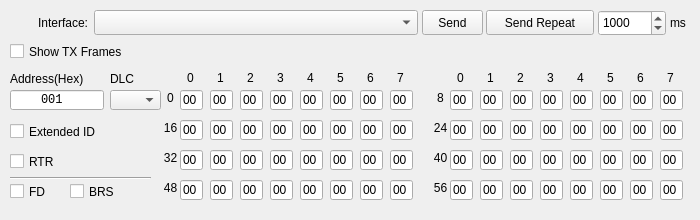
<?xml version="1.0" encoding="UTF-8"?>
<ui version="4.0">
 <class>RawTxWindow</class>
 <widget class="QWidget" name="RawTxWindow">
  <property name="geometry">
   <rect>
    <x>0</x>
    <y>0</y>
    <width>700</width>
    <height>220</height>
   </rect>
  </property>
  <property name="sizePolicy">
   <sizepolicy hsizetype="Minimum" vsizetype="Minimum">
    <horstretch>0</horstretch>
    <verstretch>0</verstretch>
   </sizepolicy>
  </property>
  <property name="minimumSize">
   <size>
    <width>700</width>
    <height>220</height>
   </size>
  </property>
  <property name="maximumSize">
   <size>
    <width>700</width>
    <height>220</height>
   </size>
  </property>
  <property name="baseSize">
   <size>
    <width>700</width>
    <height>220</height>
   </size>
  </property>
  <property name="windowTitle">
   <string>Raw Transmit</string>
  </property>
  <widget class="QPushButton" name="singleSendButton">
   <property name="geometry">
    <rect>
     <x>422</x>
     <y>10</y>
     <width>61</width>
     <height>25</height>
    </rect>
   </property>
   <property name="text">
    <string>Send</string>
   </property>
  </widget>
  <widget class="QPushButton" name="repeatSendButton">
   <property name="geometry">
    <rect>
     <x>486</x>
     <y>10</y>
     <width>108</width>
     <height>25</height>
    </rect>
   </property>
   <property name="text">
    <string>Send Repeat</string>
   </property>
   <property name="checkable">
    <bool>true</bool>
   </property>
  </widget>
  <widget class="QLabel" name="label_11">
   <property name="geometry">
    <rect>
     <x>670</x>
     <y>10</y>
     <width>31</width>
     <height>26</height>
    </rect>
   </property>
   <property name="text">
    <string>ms</string>
   </property>
  </widget>
  <widget class="QLineEdit" name="fieldAddress">
   <property name="geometry">
    <rect>
     <x>10</x>
     <y>90</y>
     <width>94</width>
     <height>20</height>
    </rect>
   </property>
   <property name="font">
    <font>
     <family>Monospace</family>
    </font>
   </property>
   <property name="layoutDirection">
    <enum>Qt::LeftToRight</enum>
   </property>
   <property name="inputMask">
    <string>HHHHHHHH</string>
   </property>
   <property name="text">
    <string notr="true">001</string>
   </property>
   <property name="frame">
    <bool>true</bool>
   </property>
   <property name="cursorPosition">
    <number>8</number>
   </property>
   <property name="alignment">
    <set>Qt::AlignRight|Qt::AlignTrailing|Qt::AlignVCenter</set>
   </property>
   <property name="placeholderText">
    <string/>
   </property>
   <property name="cursorMoveStyle">
    <enum>Qt::LogicalMoveStyle</enum>
   </property>
   <property name="clearButtonEnabled">
    <bool>false</bool>
   </property>
  </widget>
  <widget class="QLabel" name="label">
   <property name="geometry">
    <rect>
     <x>10</x>
     <y>70</y>
     <width>101</width>
     <height>17</height>
    </rect>
   </property>
   <property name="text">
    <string>Address(Hex)</string>
   </property>
  </widget>
  <widget class="QLabel" name="label_2">
   <property name="geometry">
    <rect>
     <x>110</x>
     <y>70</y>
     <width>41</width>
     <height>17</height>
    </rect>
   </property>
   <property name="text">
    <string>DLC</string>
   </property>
  </widget>
  <widget class="QSpinBox" name="spinBox_RepeatRate">
   <property name="geometry">
    <rect>
     <x>598</x>
     <y>10</y>
     <width>68</width>
     <height>26</height>
    </rect>
   </property>
   <property name="maximum">
    <number>10000</number>
   </property>
   <property name="value">
    <number>1000</number>
   </property>
  </widget>
  <widget class="QCheckBox" name="checkBox_IsRTR">
   <property name="geometry">
    <rect>
     <x>10</x>
     <y>150</y>
     <width>61</width>
     <height>23</height>
    </rect>
   </property>
   <property name="text">
    <string>RTR</string>
   </property>
  </widget>
  <widget class="QCheckBox" name="checkBox_IsExtended">
   <property name="geometry">
    <rect>
     <x>10</x>
     <y>120</y>
     <width>91</width>
     <height>23</height>
    </rect>
   </property>
   <property name="text">
    <string>Extended ID</string>
   </property>
  </widget>
  <widget class="QComboBox" name="comboBoxInterface">
   <property name="geometry">
    <rect>
     <x>94</x>
     <y>10</y>
     <width>324</width>
     <height>25</height>
    </rect>
   </property>
  </widget>
  <widget class="QLabel" name="label_12">
   <property name="geometry">
    <rect>
     <x>8</x>
     <y>10</y>
     <width>80</width>
     <height>26</height>
    </rect>
   </property>
   <property name="text">
    <string>Interface:</string>
   </property>
   <property name="alignment">
    <set>Qt::AlignRight|Qt::AlignTrailing|Qt::AlignVCenter</set>
   </property>
  </widget>
  <widget class="QCheckBox" name="checkbox_BRS">
   <property name="geometry">
    <rect>
     <x>70</x>
     <y>180</y>
     <width>51</width>
     <height>23</height>
    </rect>
   </property>
   <property name="text">
    <string>BRS</string>
   </property>
  </widget>
  <widget class="QCheckBox" name="checkbox_FD">
   <property name="geometry">
    <rect>
     <x>10</x>
     <y>180</y>
     <width>51</width>
     <height>23</height>
    </rect>
   </property>
   <property name="text">
    <string>FD</string>
   </property>
  </widget>
  <widget class="QComboBox" name="comboBoxDLC">
   <property name="geometry">
    <rect>
     <x>110</x>
     <y>90</y>
     <width>51</width>
     <height>20</height>
    </rect>
   </property>
  </widget>
  <widget class="QLineEdit" name="fieldByte7_6">
   <property name="geometry">
    <rect>
     <x>390</x>
     <y>180</y>
     <width>23</width>
     <height>20</height>
    </rect>
   </property>
   <property name="inputMask">
    <string extracomment="Hex Only">hh</string>
   </property>
   <property name="text">
    <string>00</string>
   </property>
   <property name="maxLength">
    <number>2</number>
   </property>
  </widget>
  <widget class="QLabel" name="label_col18">
   <property name="geometry">
    <rect>
     <x>390</x>
     <y>70</y>
     <width>21</width>
     <height>16</height>
    </rect>
   </property>
   <property name="text">
    <string>7</string>
   </property>
   <property name="alignment">
    <set>Qt::AlignCenter</set>
   </property>
  </widget>
  <widget class="QLineEdit" name="fieldByte4_1">
   <property name="geometry">
    <rect>
     <x>570</x>
     <y>90</y>
     <width>23</width>
     <height>20</height>
    </rect>
   </property>
   <property name="inputMask">
    <string>hh</string>
   </property>
   <property name="text">
    <string>00</string>
   </property>
   <property name="maxLength">
    <number>2</number>
   </property>
  </widget>
  <widget class="QLineEdit" name="fieldByte0_6">
   <property name="geometry">
    <rect>
     <x>180</x>
     <y>180</y>
     <width>23</width>
     <height>20</height>
    </rect>
   </property>
   <property name="inputMask">
    <string>hh</string>
   </property>
   <property name="text">
    <string>00</string>
   </property>
   <property name="maxLength">
    <number>2</number>
   </property>
  </widget>
  <widget class="QLineEdit" name="fieldByte3_6">
   <property name="geometry">
    <rect>
     <x>270</x>
     <y>180</y>
     <width>23</width>
     <height>20</height>
    </rect>
   </property>
   <property name="inputMask">
    <string>hh</string>
   </property>
   <property name="text">
    <string>00</string>
   </property>
   <property name="maxLength">
    <number>2</number>
   </property>
  </widget>
  <widget class="QLineEdit" name="fieldByte2_2">
   <property name="geometry">
    <rect>
     <x>240</x>
     <y>120</y>
     <width>23</width>
     <height>20</height>
    </rect>
   </property>
   <property name="inputMask">
    <string>hh</string>
   </property>
   <property name="text">
    <string>00</string>
   </property>
   <property name="maxLength">
    <number>2</number>
   </property>
  </widget>
  <widget class="QLineEdit" name="fieldByte1_1">
   <property name="geometry">
    <rect>
     <x>480</x>
     <y>90</y>
     <width>23</width>
     <height>20</height>
    </rect>
   </property>
   <property name="inputMask">
    <string>hh</string>
   </property>
   <property name="text">
    <string>00</string>
   </property>
   <property name="maxLength">
    <number>2</number>
   </property>
  </widget>
  <widget class="QLineEdit" name="fieldByte6_2">
   <property name="geometry">
    <rect>
     <x>360</x>
     <y>120</y>
     <width>23</width>
     <height>20</height>
    </rect>
   </property>
   <property name="inputMask">
    <string>hh</string>
   </property>
   <property name="text">
    <string>00</string>
   </property>
   <property name="maxLength">
    <number>2</number>
   </property>
  </widget>
  <widget class="QLineEdit" name="fieldByte7_1">
   <property name="geometry">
    <rect>
     <x>660</x>
     <y>90</y>
     <width>23</width>
     <height>20</height>
    </rect>
   </property>
   <property name="inputMask">
    <string extracomment="Hex Only">hh</string>
   </property>
   <property name="text">
    <string>00</string>
   </property>
   <property name="maxLength">
    <number>2</number>
   </property>
  </widget>
  <widget class="QLineEdit" name="fieldByte7_4">
   <property name="geometry">
    <rect>
     <x>390</x>
     <y>150</y>
     <width>23</width>
     <height>20</height>
    </rect>
   </property>
   <property name="inputMask">
    <string extracomment="Hex Only">hh</string>
   </property>
   <property name="text">
    <string>00</string>
   </property>
   <property name="maxLength">
    <number>2</number>
   </property>
  </widget>
  <widget class="QLabel" name="label_pay8">
   <property name="geometry">
    <rect>
     <x>430</x>
     <y>180</y>
     <width>21</width>
     <height>16</height>
    </rect>
   </property>
   <property name="text">
    <string>56</string>
   </property>
   <property name="alignment">
    <set>Qt::AlignCenter</set>
   </property>
  </widget>
  <widget class="QLineEdit" name="fieldByte3_7">
   <property name="geometry">
    <rect>
     <x>540</x>
     <y>180</y>
     <width>23</width>
     <height>20</height>
    </rect>
   </property>
   <property name="inputMask">
    <string>hh</string>
   </property>
   <property name="text">
    <string>00</string>
   </property>
   <property name="maxLength">
    <number>2</number>
   </property>
  </widget>
  <widget class="QLineEdit" name="fieldByte4_7">
   <property name="geometry">
    <rect>
     <x>570</x>
     <y>180</y>
     <width>23</width>
     <height>20</height>
    </rect>
   </property>
   <property name="inputMask">
    <string>hh</string>
   </property>
   <property name="text">
    <string>00</string>
   </property>
   <property name="maxLength">
    <number>2</number>
   </property>
  </widget>
  <widget class="QLabel" name="label_pay1">
   <property name="geometry">
    <rect>
     <x>160</x>
     <y>90</y>
     <width>21</width>
     <height>16</height>
    </rect>
   </property>
   <property name="text">
    <string>0</string>
   </property>
   <property name="alignment">
    <set>Qt::AlignCenter</set>
   </property>
  </widget>
  <widget class="QLineEdit" name="fieldByte5_7">
   <property name="geometry">
    <rect>
     <x>600</x>
     <y>180</y>
     <width>23</width>
     <height>20</height>
    </rect>
   </property>
   <property name="inputMask">
    <string>hh</string>
   </property>
   <property name="text">
    <string>00</string>
   </property>
   <property name="maxLength">
    <number>2</number>
   </property>
  </widget>
  <widget class="QLineEdit" name="fieldByte3_1">
   <property name="geometry">
    <rect>
     <x>540</x>
     <y>90</y>
     <width>23</width>
     <height>20</height>
    </rect>
   </property>
   <property name="inputMask">
    <string>hh</string>
   </property>
   <property name="text">
    <string>00</string>
   </property>
   <property name="maxLength">
    <number>2</number>
   </property>
  </widget>
  <widget class="QLineEdit" name="fieldByte7_0">
   <property name="geometry">
    <rect>
     <x>390</x>
     <y>90</y>
     <width>23</width>
     <height>20</height>
    </rect>
   </property>
   <property name="inputMask">
    <string extracomment="Hex Only">hh</string>
   </property>
   <property name="text">
    <string>00</string>
   </property>
   <property name="maxLength">
    <number>2</number>
   </property>
  </widget>
  <widget class="QLineEdit" name="fieldByte5_6">
   <property name="geometry">
    <rect>
     <x>330</x>
     <y>180</y>
     <width>23</width>
     <height>20</height>
    </rect>
   </property>
   <property name="inputMask">
    <string>hh</string>
   </property>
   <property name="text">
    <string>00</string>
   </property>
   <property name="maxLength">
    <number>2</number>
   </property>
  </widget>
  <widget class="QLineEdit" name="fieldByte1_7">
   <property name="geometry">
    <rect>
     <x>480</x>
     <y>180</y>
     <width>23</width>
     <height>20</height>
    </rect>
   </property>
   <property name="inputMask">
    <string>hh</string>
   </property>
   <property name="text">
    <string>00</string>
   </property>
   <property name="maxLength">
    <number>2</number>
   </property>
  </widget>
  <widget class="QLineEdit" name="fieldByte7_3">
   <property name="geometry">
    <rect>
     <x>660</x>
     <y>120</y>
     <width>23</width>
     <height>20</height>
    </rect>
   </property>
   <property name="inputMask">
    <string extracomment="Hex Only">hh</string>
   </property>
   <property name="text">
    <string>00</string>
   </property>
   <property name="maxLength">
    <number>2</number>
   </property>
  </widget>
  <widget class="QLabel" name="label_col13">
   <property name="geometry">
    <rect>
     <x>240</x>
     <y>70</y>
     <width>21</width>
     <height>16</height>
    </rect>
   </property>
   <property name="text">
    <string>2</string>
   </property>
   <property name="alignment">
    <set>Qt::AlignCenter</set>
   </property>
  </widget>
  <widget class="QLineEdit" name="fieldByte5_3">
   <property name="geometry">
    <rect>
     <x>600</x>
     <y>120</y>
     <width>23</width>
     <height>20</height>
    </rect>
   </property>
   <property name="inputMask">
    <string>hh</string>
   </property>
   <property name="text">
    <string>00</string>
   </property>
   <property name="maxLength">
    <number>2</number>
   </property>
  </widget>
  <widget class="QLineEdit" name="fieldByte3_4">
   <property name="geometry">
    <rect>
     <x>270</x>
     <y>150</y>
     <width>23</width>
     <height>20</height>
    </rect>
   </property>
   <property name="inputMask">
    <string>hh</string>
   </property>
   <property name="text">
    <string>00</string>
   </property>
   <property name="maxLength">
    <number>2</number>
   </property>
  </widget>
  <widget class="QLineEdit" name="fieldByte0_2">
   <property name="geometry">
    <rect>
     <x>180</x>
     <y>120</y>
     <width>23</width>
     <height>20</height>
    </rect>
   </property>
   <property name="inputMask">
    <string>hh</string>
   </property>
   <property name="text">
    <string>00</string>
   </property>
   <property name="maxLength">
    <number>2</number>
   </property>
  </widget>
  <widget class="QLineEdit" name="fieldByte0_5">
   <property name="geometry">
    <rect>
     <x>450</x>
     <y>150</y>
     <width>23</width>
     <height>20</height>
    </rect>
   </property>
   <property name="inputMask">
    <string>hh</string>
   </property>
   <property name="text">
    <string>00</string>
   </property>
   <property name="maxLength">
    <number>2</number>
   </property>
  </widget>
  <widget class="QLineEdit" name="fieldByte6_6">
   <property name="geometry">
    <rect>
     <x>360</x>
     <y>180</y>
     <width>23</width>
     <height>20</height>
    </rect>
   </property>
   <property name="inputMask">
    <string>hh</string>
   </property>
   <property name="text">
    <string>00</string>
   </property>
   <property name="maxLength">
    <number>2</number>
   </property>
  </widget>
  <widget class="QLabel" name="label_pay2">
   <property name="geometry">
    <rect>
     <x>430</x>
     <y>90</y>
     <width>21</width>
     <height>16</height>
    </rect>
   </property>
   <property name="text">
    <string>8</string>
   </property>
   <property name="alignment">
    <set>Qt::AlignCenter</set>
   </property>
  </widget>
  <widget class="QLabel" name="label_col17">
   <property name="geometry">
    <rect>
     <x>360</x>
     <y>70</y>
     <width>21</width>
     <height>16</height>
    </rect>
   </property>
   <property name="text">
    <string>6</string>
   </property>
   <property name="alignment">
    <set>Qt::AlignCenter</set>
   </property>
  </widget>
  <widget class="QLineEdit" name="fieldByte2_3">
   <property name="geometry">
    <rect>
     <x>510</x>
     <y>120</y>
     <width>23</width>
     <height>20</height>
    </rect>
   </property>
   <property name="inputMask">
    <string>hh</string>
   </property>
   <property name="text">
    <string>00</string>
   </property>
   <property name="maxLength">
    <number>2</number>
   </property>
  </widget>
  <widget class="QLabel" name="label_col15">
   <property name="geometry">
    <rect>
     <x>300</x>
     <y>70</y>
     <width>21</width>
     <height>16</height>
    </rect>
   </property>
   <property name="text">
    <string>4</string>
   </property>
   <property name="alignment">
    <set>Qt::AlignCenter</set>
   </property>
  </widget>
  <widget class="QLineEdit" name="fieldByte0_4">
   <property name="geometry">
    <rect>
     <x>180</x>
     <y>150</y>
     <width>23</width>
     <height>20</height>
    </rect>
   </property>
   <property name="inputMask">
    <string>hh</string>
   </property>
   <property name="text">
    <string>00</string>
   </property>
   <property name="maxLength">
    <number>2</number>
   </property>
  </widget>
  <widget class="QLineEdit" name="fieldByte0_3">
   <property name="geometry">
    <rect>
     <x>450</x>
     <y>120</y>
     <width>23</width>
     <height>20</height>
    </rect>
   </property>
   <property name="inputMask">
    <string>hh</string>
   </property>
   <property name="text">
    <string>00</string>
   </property>
   <property name="maxLength">
    <number>2</number>
   </property>
  </widget>
  <widget class="QLabel" name="label_pay3">
   <property name="geometry">
    <rect>
     <x>160</x>
     <y>120</y>
     <width>21</width>
     <height>16</height>
    </rect>
   </property>
   <property name="text">
    <string>16</string>
   </property>
   <property name="alignment">
    <set>Qt::AlignCenter</set>
   </property>
  </widget>
  <widget class="QLineEdit" name="fieldByte0_1">
   <property name="geometry">
    <rect>
     <x>450</x>
     <y>90</y>
     <width>23</width>
     <height>20</height>
    </rect>
   </property>
   <property name="inputMask">
    <string>hh</string>
   </property>
   <property name="text">
    <string>00</string>
   </property>
   <property name="maxLength">
    <number>2</number>
   </property>
  </widget>
  <widget class="QLineEdit" name="fieldByte5_0">
   <property name="geometry">
    <rect>
     <x>330</x>
     <y>90</y>
     <width>23</width>
     <height>20</height>
    </rect>
   </property>
   <property name="inputMask">
    <string>hh</string>
   </property>
   <property name="text">
    <string>00</string>
   </property>
   <property name="maxLength">
    <number>2</number>
   </property>
  </widget>
  <widget class="QLineEdit" name="fieldByte2_1">
   <property name="geometry">
    <rect>
     <x>510</x>
     <y>90</y>
     <width>23</width>
     <height>20</height>
    </rect>
   </property>
   <property name="inputMask">
    <string>hh</string>
   </property>
   <property name="text">
    <string>00</string>
   </property>
   <property name="maxLength">
    <number>2</number>
   </property>
  </widget>
  <widget class="QLineEdit" name="fieldByte1_3">
   <property name="geometry">
    <rect>
     <x>480</x>
     <y>120</y>
     <width>23</width>
     <height>20</height>
    </rect>
   </property>
   <property name="inputMask">
    <string>hh</string>
   </property>
   <property name="text">
    <string>00</string>
   </property>
   <property name="maxLength">
    <number>2</number>
   </property>
  </widget>
  <widget class="QLabel" name="label_col11">
   <property name="geometry">
    <rect>
     <x>180</x>
     <y>70</y>
     <width>21</width>
     <height>16</height>
    </rect>
   </property>
   <property name="text">
    <string>0</string>
   </property>
   <property name="alignment">
    <set>Qt::AlignCenter</set>
   </property>
  </widget>
  <widget class="QLineEdit" name="fieldByte1_2">
   <property name="geometry">
    <rect>
     <x>210</x>
     <y>120</y>
     <width>23</width>
     <height>20</height>
    </rect>
   </property>
   <property name="inputMask">
    <string>hh</string>
   </property>
   <property name="text">
    <string>00</string>
   </property>
   <property name="maxLength">
    <number>2</number>
   </property>
  </widget>
  <widget class="QLineEdit" name="fieldByte4_6">
   <property name="geometry">
    <rect>
     <x>300</x>
     <y>180</y>
     <width>23</width>
     <height>20</height>
    </rect>
   </property>
   <property name="inputMask">
    <string>hh</string>
   </property>
   <property name="text">
    <string>00</string>
   </property>
   <property name="maxLength">
    <number>2</number>
   </property>
  </widget>
  <widget class="QLabel" name="label_pay5">
   <property name="geometry">
    <rect>
     <x>160</x>
     <y>150</y>
     <width>21</width>
     <height>16</height>
    </rect>
   </property>
   <property name="text">
    <string>32</string>
   </property>
   <property name="alignment">
    <set>Qt::AlignCenter</set>
   </property>
  </widget>
  <widget class="QLineEdit" name="fieldByte3_5">
   <property name="geometry">
    <rect>
     <x>540</x>
     <y>150</y>
     <width>23</width>
     <height>20</height>
    </rect>
   </property>
   <property name="inputMask">
    <string>hh</string>
   </property>
   <property name="text">
    <string>00</string>
   </property>
   <property name="maxLength">
    <number>2</number>
   </property>
  </widget>
  <widget class="QLineEdit" name="fieldByte1_5">
   <property name="geometry">
    <rect>
     <x>480</x>
     <y>150</y>
     <width>23</width>
     <height>20</height>
    </rect>
   </property>
   <property name="inputMask">
    <string>hh</string>
   </property>
   <property name="text">
    <string>00</string>
   </property>
   <property name="maxLength">
    <number>2</number>
   </property>
  </widget>
  <widget class="QLineEdit" name="fieldByte2_5">
   <property name="geometry">
    <rect>
     <x>510</x>
     <y>150</y>
     <width>23</width>
     <height>20</height>
    </rect>
   </property>
   <property name="inputMask">
    <string>hh</string>
   </property>
   <property name="text">
    <string>00</string>
   </property>
   <property name="maxLength">
    <number>2</number>
   </property>
  </widget>
  <widget class="QLineEdit" name="fieldByte4_5">
   <property name="geometry">
    <rect>
     <x>570</x>
     <y>150</y>
     <width>23</width>
     <height>20</height>
    </rect>
   </property>
   <property name="inputMask">
    <string>hh</string>
   </property>
   <property name="text">
    <string>00</string>
   </property>
   <property name="maxLength">
    <number>2</number>
   </property>
  </widget>
  <widget class="QLabel" name="label_pay4">
   <property name="geometry">
    <rect>
     <x>430</x>
     <y>120</y>
     <width>21</width>
     <height>16</height>
    </rect>
   </property>
   <property name="text">
    <string>24</string>
   </property>
   <property name="alignment">
    <set>Qt::AlignCenter</set>
   </property>
  </widget>
  <widget class="QLineEdit" name="fieldByte2_4">
   <property name="geometry">
    <rect>
     <x>240</x>
     <y>150</y>
     <width>23</width>
     <height>20</height>
    </rect>
   </property>
   <property name="inputMask">
    <string>hh</string>
   </property>
   <property name="text">
    <string>00</string>
   </property>
   <property name="maxLength">
    <number>2</number>
   </property>
  </widget>
  <widget class="QLineEdit" name="fieldByte7_2">
   <property name="geometry">
    <rect>
     <x>390</x>
     <y>120</y>
     <width>23</width>
     <height>20</height>
    </rect>
   </property>
   <property name="inputMask">
    <string extracomment="Hex Only">hh</string>
   </property>
   <property name="text">
    <string>00</string>
   </property>
   <property name="maxLength">
    <number>2</number>
   </property>
  </widget>
  <widget class="QLabel" name="label_col14">
   <property name="geometry">
    <rect>
     <x>270</x>
     <y>70</y>
     <width>21</width>
     <height>16</height>
    </rect>
   </property>
   <property name="text">
    <string>3</string>
   </property>
   <property name="alignment">
    <set>Qt::AlignCenter</set>
   </property>
  </widget>
  <widget class="QLineEdit" name="fieldByte5_4">
   <property name="geometry">
    <rect>
     <x>330</x>
     <y>150</y>
     <width>23</width>
     <height>20</height>
    </rect>
   </property>
   <property name="inputMask">
    <string>hh</string>
   </property>
   <property name="text">
    <string>00</string>
   </property>
   <property name="maxLength">
    <number>2</number>
   </property>
  </widget>
  <widget class="QLineEdit" name="fieldByte5_5">
   <property name="geometry">
    <rect>
     <x>600</x>
     <y>150</y>
     <width>23</width>
     <height>20</height>
    </rect>
   </property>
   <property name="inputMask">
    <string>hh</string>
   </property>
   <property name="text">
    <string>00</string>
   </property>
   <property name="maxLength">
    <number>2</number>
   </property>
  </widget>
  <widget class="QLineEdit" name="fieldByte2_0">
   <property name="geometry">
    <rect>
     <x>240</x>
     <y>90</y>
     <width>23</width>
     <height>20</height>
    </rect>
   </property>
   <property name="inputMask">
    <string>hh</string>
   </property>
   <property name="text">
    <string>00</string>
   </property>
   <property name="maxLength">
    <number>2</number>
   </property>
  </widget>
  <widget class="QLineEdit" name="fieldByte7_5">
   <property name="geometry">
    <rect>
     <x>660</x>
     <y>150</y>
     <width>23</width>
     <height>20</height>
    </rect>
   </property>
   <property name="inputMask">
    <string extracomment="Hex Only">hh</string>
   </property>
   <property name="text">
    <string>00</string>
   </property>
   <property name="maxLength">
    <number>2</number>
   </property>
  </widget>
  <widget class="QLineEdit" name="fieldByte1_4">
   <property name="geometry">
    <rect>
     <x>210</x>
     <y>150</y>
     <width>23</width>
     <height>20</height>
    </rect>
   </property>
   <property name="inputMask">
    <string>hh</string>
   </property>
   <property name="text">
    <string>00</string>
   </property>
   <property name="maxLength">
    <number>2</number>
   </property>
  </widget>
  <widget class="QLineEdit" name="fieldByte5_2">
   <property name="geometry">
    <rect>
     <x>330</x>
     <y>120</y>
     <width>23</width>
     <height>20</height>
    </rect>
   </property>
   <property name="inputMask">
    <string>hh</string>
   </property>
   <property name="text">
    <string>00</string>
   </property>
   <property name="maxLength">
    <number>2</number>
   </property>
  </widget>
  <widget class="QLineEdit" name="fieldByte6_5">
   <property name="geometry">
    <rect>
     <x>630</x>
     <y>150</y>
     <width>23</width>
     <height>20</height>
    </rect>
   </property>
   <property name="inputMask">
    <string>hh</string>
   </property>
   <property name="text">
    <string>00</string>
   </property>
   <property name="maxLength">
    <number>2</number>
   </property>
  </widget>
  <widget class="QLineEdit" name="fieldByte6_1">
   <property name="geometry">
    <rect>
     <x>630</x>
     <y>90</y>
     <width>23</width>
     <height>20</height>
    </rect>
   </property>
   <property name="inputMask">
    <string>hh</string>
   </property>
   <property name="text">
    <string>00</string>
   </property>
   <property name="maxLength">
    <number>2</number>
   </property>
  </widget>
  <widget class="QLineEdit" name="fieldByte4_2">
   <property name="geometry">
    <rect>
     <x>300</x>
     <y>120</y>
     <width>23</width>
     <height>20</height>
    </rect>
   </property>
   <property name="inputMask">
    <string>hh</string>
   </property>
   <property name="text">
    <string>00</string>
   </property>
   <property name="maxLength">
    <number>2</number>
   </property>
  </widget>
  <widget class="QLineEdit" name="fieldByte2_6">
   <property name="geometry">
    <rect>
     <x>240</x>
     <y>180</y>
     <width>23</width>
     <height>20</height>
    </rect>
   </property>
   <property name="inputMask">
    <string>hh</string>
   </property>
   <property name="text">
    <string>00</string>
   </property>
   <property name="maxLength">
    <number>2</number>
   </property>
  </widget>
  <widget class="QLineEdit" name="fieldByte6_3">
   <property name="geometry">
    <rect>
     <x>630</x>
     <y>120</y>
     <width>23</width>
     <height>20</height>
    </rect>
   </property>
   <property name="inputMask">
    <string>hh</string>
   </property>
   <property name="text">
    <string>00</string>
   </property>
   <property name="maxLength">
    <number>2</number>
   </property>
  </widget>
  <widget class="QLineEdit" name="fieldByte1_0">
   <property name="geometry">
    <rect>
     <x>210</x>
     <y>90</y>
     <width>23</width>
     <height>20</height>
    </rect>
   </property>
   <property name="inputMask">
    <string>hh</string>
   </property>
   <property name="text">
    <string>00</string>
   </property>
   <property name="maxLength">
    <number>2</number>
   </property>
  </widget>
  <widget class="QLineEdit" name="fieldByte1_6">
   <property name="geometry">
    <rect>
     <x>210</x>
     <y>180</y>
     <width>23</width>
     <height>20</height>
    </rect>
   </property>
   <property name="inputMask">
    <string>hh</string>
   </property>
   <property name="text">
    <string>00</string>
   </property>
   <property name="maxLength">
    <number>2</number>
   </property>
  </widget>
  <widget class="QLineEdit" name="fieldByte7_7">
   <property name="geometry">
    <rect>
     <x>660</x>
     <y>180</y>
     <width>23</width>
     <height>20</height>
    </rect>
   </property>
   <property name="inputMask">
    <string extracomment="Hex Only">hh</string>
   </property>
   <property name="text">
    <string>00</string>
   </property>
   <property name="maxLength">
    <number>2</number>
   </property>
  </widget>
  <widget class="QLineEdit" name="fieldByte0_7">
   <property name="geometry">
    <rect>
     <x>450</x>
     <y>180</y>
     <width>23</width>
     <height>20</height>
    </rect>
   </property>
   <property name="inputMask">
    <string>hh</string>
   </property>
   <property name="text">
    <string>00</string>
   </property>
   <property name="maxLength">
    <number>2</number>
   </property>
  </widget>
  <widget class="QLineEdit" name="fieldByte3_2">
   <property name="geometry">
    <rect>
     <x>270</x>
     <y>120</y>
     <width>23</width>
     <height>20</height>
    </rect>
   </property>
   <property name="inputMask">
    <string>hh</string>
   </property>
   <property name="text">
    <string>00</string>
   </property>
   <property name="maxLength">
    <number>2</number>
   </property>
  </widget>
  <widget class="QLineEdit" name="fieldByte6_7">
   <property name="geometry">
    <rect>
     <x>630</x>
     <y>180</y>
     <width>23</width>
     <height>20</height>
    </rect>
   </property>
   <property name="inputMask">
    <string>hh</string>
   </property>
   <property name="text">
    <string>00</string>
   </property>
   <property name="maxLength">
    <number>2</number>
   </property>
  </widget>
  <widget class="QLineEdit" name="fieldByte4_0">
   <property name="geometry">
    <rect>
     <x>300</x>
     <y>90</y>
     <width>23</width>
     <height>20</height>
    </rect>
   </property>
   <property name="inputMask">
    <string>hh</string>
   </property>
   <property name="text">
    <string>00</string>
   </property>
   <property name="maxLength">
    <number>2</number>
   </property>
  </widget>
  <widget class="QLineEdit" name="fieldByte0_0">
   <property name="geometry">
    <rect>
     <x>180</x>
     <y>90</y>
     <width>23</width>
     <height>20</height>
    </rect>
   </property>
   <property name="inputMask">
    <string>hh</string>
   </property>
   <property name="text">
    <string>00</string>
   </property>
   <property name="maxLength">
    <number>2</number>
   </property>
  </widget>
  <widget class="QLineEdit" name="fieldByte6_4">
   <property name="geometry">
    <rect>
     <x>360</x>
     <y>150</y>
     <width>23</width>
     <height>20</height>
    </rect>
   </property>
   <property name="inputMask">
    <string>hh</string>
   </property>
   <property name="text">
    <string>00</string>
   </property>
   <property name="maxLength">
    <number>2</number>
   </property>
  </widget>
  <widget class="QLineEdit" name="fieldByte5_1">
   <property name="geometry">
    <rect>
     <x>600</x>
     <y>90</y>
     <width>23</width>
     <height>20</height>
    </rect>
   </property>
   <property name="inputMask">
    <string>hh</string>
   </property>
   <property name="text">
    <string>00</string>
   </property>
   <property name="maxLength">
    <number>2</number>
   </property>
  </widget>
  <widget class="QLabel" name="label_pay6">
   <property name="geometry">
    <rect>
     <x>430</x>
     <y>150</y>
     <width>21</width>
     <height>16</height>
    </rect>
   </property>
   <property name="text">
    <string>40</string>
   </property>
   <property name="alignment">
    <set>Qt::AlignCenter</set>
   </property>
  </widget>
  <widget class="QLabel" name="label_col12">
   <property name="geometry">
    <rect>
     <x>210</x>
     <y>70</y>
     <width>21</width>
     <height>16</height>
    </rect>
   </property>
   <property name="text">
    <string>1</string>
   </property>
   <property name="alignment">
    <set>Qt::AlignCenter</set>
   </property>
  </widget>
  <widget class="QLabel" name="label_col16">
   <property name="geometry">
    <rect>
     <x>330</x>
     <y>70</y>
     <width>21</width>
     <height>16</height>
    </rect>
   </property>
   <property name="text">
    <string>5</string>
   </property>
   <property name="alignment">
    <set>Qt::AlignCenter</set>
   </property>
  </widget>
  <widget class="QLineEdit" name="fieldByte3_0">
   <property name="geometry">
    <rect>
     <x>270</x>
     <y>90</y>
     <width>23</width>
     <height>20</height>
    </rect>
   </property>
   <property name="inputMask">
    <string>hh</string>
   </property>
   <property name="text">
    <string>00</string>
   </property>
   <property name="maxLength">
    <number>2</number>
   </property>
  </widget>
  <widget class="QLineEdit" name="fieldByte6_0">
   <property name="geometry">
    <rect>
     <x>360</x>
     <y>90</y>
     <width>23</width>
     <height>20</height>
    </rect>
   </property>
   <property name="inputMask">
    <string>hh</string>
   </property>
   <property name="text">
    <string>00</string>
   </property>
   <property name="maxLength">
    <number>2</number>
   </property>
  </widget>
  <widget class="QLineEdit" name="fieldByte4_3">
   <property name="geometry">
    <rect>
     <x>570</x>
     <y>120</y>
     <width>23</width>
     <height>20</height>
    </rect>
   </property>
   <property name="inputMask">
    <string>hh</string>
   </property>
   <property name="text">
    <string>00</string>
   </property>
   <property name="maxLength">
    <number>2</number>
   </property>
  </widget>
  <widget class="QLineEdit" name="fieldByte3_3">
   <property name="geometry">
    <rect>
     <x>540</x>
     <y>120</y>
     <width>23</width>
     <height>20</height>
    </rect>
   </property>
   <property name="inputMask">
    <string>hh</string>
   </property>
   <property name="text">
    <string>00</string>
   </property>
   <property name="maxLength">
    <number>2</number>
   </property>
  </widget>
  <widget class="QLineEdit" name="fieldByte4_4">
   <property name="geometry">
    <rect>
     <x>300</x>
     <y>150</y>
     <width>23</width>
     <height>20</height>
    </rect>
   </property>
   <property name="inputMask">
    <string>hh</string>
   </property>
   <property name="text">
    <string>00</string>
   </property>
   <property name="maxLength">
    <number>2</number>
   </property>
  </widget>
  <widget class="QLineEdit" name="fieldByte2_7">
   <property name="geometry">
    <rect>
     <x>510</x>
     <y>180</y>
     <width>23</width>
     <height>20</height>
    </rect>
   </property>
   <property name="inputMask">
    <string>hh</string>
   </property>
   <property name="text">
    <string>00</string>
   </property>
   <property name="maxLength">
    <number>2</number>
   </property>
  </widget>
  <widget class="QLabel" name="label_pay7">
   <property name="geometry">
    <rect>
     <x>160</x>
     <y>180</y>
     <width>21</width>
     <height>16</height>
    </rect>
   </property>
   <property name="text">
    <string>48</string>
   </property>
   <property name="alignment">
    <set>Qt::AlignCenter</set>
   </property>
  </widget>
  <widget class="QLabel" name="label_col28">
   <property name="geometry">
    <rect>
     <x>660</x>
     <y>70</y>
     <width>21</width>
     <height>16</height>
    </rect>
   </property>
   <property name="text">
    <string>7</string>
   </property>
   <property name="alignment">
    <set>Qt::AlignCenter</set>
   </property>
  </widget>
  <widget class="QLabel" name="label_col24">
   <property name="geometry">
    <rect>
     <x>540</x>
     <y>70</y>
     <width>21</width>
     <height>16</height>
    </rect>
   </property>
   <property name="text">
    <string>3</string>
   </property>
   <property name="alignment">
    <set>Qt::AlignCenter</set>
   </property>
  </widget>
  <widget class="QLabel" name="label_col23">
   <property name="geometry">
    <rect>
     <x>510</x>
     <y>70</y>
     <width>21</width>
     <height>16</height>
    </rect>
   </property>
   <property name="text">
    <string>2</string>
   </property>
   <property name="alignment">
    <set>Qt::AlignCenter</set>
   </property>
  </widget>
  <widget class="QLabel" name="label_col27">
   <property name="geometry">
    <rect>
     <x>630</x>
     <y>70</y>
     <width>21</width>
     <height>16</height>
    </rect>
   </property>
   <property name="text">
    <string>6</string>
   </property>
   <property name="alignment">
    <set>Qt::AlignCenter</set>
   </property>
  </widget>
  <widget class="QLabel" name="label_col25">
   <property name="geometry">
    <rect>
     <x>570</x>
     <y>70</y>
     <width>21</width>
     <height>16</height>
    </rect>
   </property>
   <property name="text">
    <string>4</string>
   </property>
   <property name="alignment">
    <set>Qt::AlignCenter</set>
   </property>
  </widget>
  <widget class="QLabel" name="label_col22">
   <property name="geometry">
    <rect>
     <x>480</x>
     <y>70</y>
     <width>21</width>
     <height>16</height>
    </rect>
   </property>
   <property name="text">
    <string>1</string>
   </property>
   <property name="alignment">
    <set>Qt::AlignCenter</set>
   </property>
  </widget>
  <widget class="QLabel" name="label_col26">
   <property name="geometry">
    <rect>
     <x>600</x>
     <y>70</y>
     <width>21</width>
     <height>16</height>
    </rect>
   </property>
   <property name="text">
    <string>5</string>
   </property>
   <property name="alignment">
    <set>Qt::AlignCenter</set>
   </property>
  </widget>
  <widget class="QLabel" name="label_col21">
   <property name="geometry">
    <rect>
     <x>450</x>
     <y>70</y>
     <width>21</width>
     <height>16</height>
    </rect>
   </property>
   <property name="text">
    <string>0</string>
   </property>
   <property name="alignment">
    <set>Qt::AlignCenter</set>
   </property>
  </widget>
  <widget class="QLabel" name="label_3">
   <property name="geometry">
    <rect>
     <x>430</x>
     <y>40</y>
     <width>231</width>
     <height>20</height>
    </rect>
   </property>
   <property name="text">
    <string/>
   </property>
  </widget>
  <widget class="QCheckBox" name="checkBox_Display_TX">
   <property name="geometry">
    <rect>
     <x>10</x>
     <y>40</y>
     <width>141</width>
     <height>23</height>
    </rect>
   </property>
   <property name="text">
    <string>Show TX Frames</string>
   </property>
  </widget>
  <widget class="Line" name="line">
   <property name="geometry">
    <rect>
     <x>10</x>
     <y>170</y>
     <width>141</width>
     <height>16</height>
    </rect>
   </property>
   <property name="orientation">
    <enum>Qt::Horizontal</enum>
   </property>
  </widget>
 </widget>
 <tabstops>
  <tabstop>comboBoxInterface</tabstop>
  <tabstop>singleSendButton</tabstop>
  <tabstop>repeatSendButton</tabstop>
  <tabstop>spinBox_RepeatRate</tabstop>
  <tabstop>fieldAddress</tabstop>
  <tabstop>comboBoxDLC</tabstop>
  <tabstop>checkBox_IsExtended</tabstop>
  <tabstop>checkBox_IsRTR</tabstop>
  <tabstop>checkbox_FD</tabstop>
  <tabstop>checkbox_BRS</tabstop>
  <tabstop>fieldByte0_0</tabstop>
  <tabstop>fieldByte1_0</tabstop>
  <tabstop>fieldByte2_0</tabstop>
  <tabstop>fieldByte3_0</tabstop>
  <tabstop>fieldByte4_0</tabstop>
  <tabstop>fieldByte5_0</tabstop>
  <tabstop>fieldByte6_0</tabstop>
  <tabstop>fieldByte7_0</tabstop>
  <tabstop>fieldByte0_1</tabstop>
  <tabstop>fieldByte1_1</tabstop>
  <tabstop>fieldByte2_1</tabstop>
  <tabstop>fieldByte3_1</tabstop>
  <tabstop>fieldByte4_1</tabstop>
  <tabstop>fieldByte5_1</tabstop>
  <tabstop>fieldByte6_1</tabstop>
  <tabstop>fieldByte7_1</tabstop>
  <tabstop>fieldByte0_2</tabstop>
  <tabstop>fieldByte1_2</tabstop>
  <tabstop>fieldByte2_2</tabstop>
  <tabstop>fieldByte3_2</tabstop>
  <tabstop>fieldByte4_2</tabstop>
  <tabstop>fieldByte5_2</tabstop>
  <tabstop>fieldByte6_2</tabstop>
  <tabstop>fieldByte7_2</tabstop>
  <tabstop>fieldByte0_3</tabstop>
  <tabstop>fieldByte1_3</tabstop>
  <tabstop>fieldByte2_3</tabstop>
  <tabstop>fieldByte3_3</tabstop>
  <tabstop>fieldByte4_3</tabstop>
  <tabstop>fieldByte5_3</tabstop>
  <tabstop>fieldByte6_3</tabstop>
  <tabstop>fieldByte7_3</tabstop>
  <tabstop>fieldByte0_4</tabstop>
  <tabstop>fieldByte1_4</tabstop>
  <tabstop>fieldByte2_4</tabstop>
  <tabstop>fieldByte3_4</tabstop>
  <tabstop>fieldByte4_4</tabstop>
  <tabstop>fieldByte5_4</tabstop>
  <tabstop>fieldByte6_4</tabstop>
  <tabstop>fieldByte7_4</tabstop>
  <tabstop>fieldByte0_5</tabstop>
  <tabstop>fieldByte1_5</tabstop>
  <tabstop>fieldByte2_5</tabstop>
  <tabstop>fieldByte3_5</tabstop>
  <tabstop>fieldByte4_5</tabstop>
  <tabstop>fieldByte5_5</tabstop>
  <tabstop>fieldByte6_5</tabstop>
  <tabstop>fieldByte7_5</tabstop>
  <tabstop>fieldByte0_6</tabstop>
  <tabstop>fieldByte1_6</tabstop>
  <tabstop>fieldByte2_6</tabstop>
  <tabstop>fieldByte3_6</tabstop>
  <tabstop>fieldByte4_6</tabstop>
  <tabstop>fieldByte5_6</tabstop>
  <tabstop>fieldByte6_6</tabstop>
  <tabstop>fieldByte7_6</tabstop>
  <tabstop>fieldByte0_7</tabstop>
  <tabstop>fieldByte1_7</tabstop>
  <tabstop>fieldByte2_7</tabstop>
  <tabstop>fieldByte3_7</tabstop>
  <tabstop>fieldByte4_7</tabstop>
  <tabstop>fieldByte5_7</tabstop>
  <tabstop>fieldByte6_7</tabstop>
  <tabstop>fieldByte7_7</tabstop>
 </tabstops>
 <resources/>
 <connections/>
</ui>
